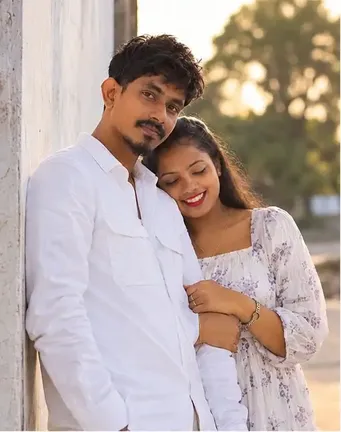
#> input picture .next/cache/images/08gd-D0L6rJ5vpLqr8Fr3rtZ8Km9ri4OZdLewtHaTvI/60.1789635613691.z5ORjSw3KZDin_mX1pbIZF4Eq0URfJ84sHq9R0c0glU.Vy8iYmJkOC0xYTBhZTQ2NmU3YyI.webp, 341 x 432 px, shrunk from 509 x 645 before the run, given in place of groom_clean_outline.png, which was not available
$ python convert_outlines_to_white.py
#> lines starting #> are read from the running program, lines starting #| are printed output that depends on the picture; pictures that were not available may be replaced by others from this repository, and a replacement may not be noted
import shutil
from PIL import Image
import numpy as np

for filename in ['groom_clean_outline.png', 'bride_clean_outline.png', 'groom_outline_clean.png', 'bride_outline_clean.png']:
    filepath = f"public/images/{filename}"
    try:
        img = Image.open(filepath).convert("RGBA")
        # Keep backup if not exists
        backup_path = f"public/images/{filename}.gold.bak"
        try:
            shutil.copyfile(filepath, backup_path)
        except Exception:
            pass

        data = np.array(img)
        # data has shape (H, W, 4): R, G, B, A
        # Set R, G, B to 255 for all pixels, keeping original alpha
        data[..., 0] = 255
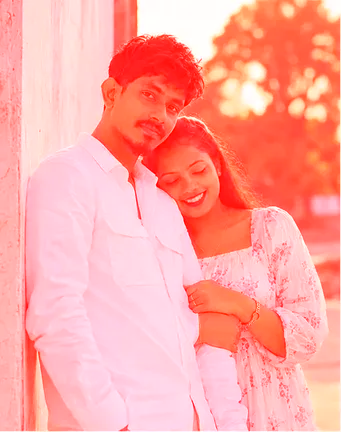
#> data: shape (432, 341, 4); mean R, G, B, A 255, 167.7, 161.5, 255
        data[..., 1] = 255
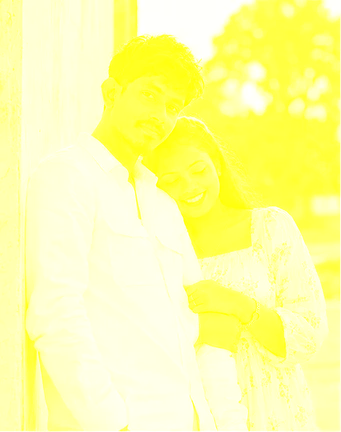
#> data: shape (432, 341, 4); mean R, G, B, A 255, 255, 161.5, 255
        data[..., 2] = 255
#> data: shape (432, 341, 4); every value is 255
        # Keep alpha unchanged

        out_img = Image.fromarray(data, mode="RGBA")
        out_img.save(filepath, format="PNG")
        print(f"Successfully converted {filename} to pure white lines.")
    except Exception as e:
        print(f"Error processing {filename}: {e}")
#> pass 2 of the loop `for filename in ['groom_clean_outline.png', 'bride_clean_outline.png',..`:
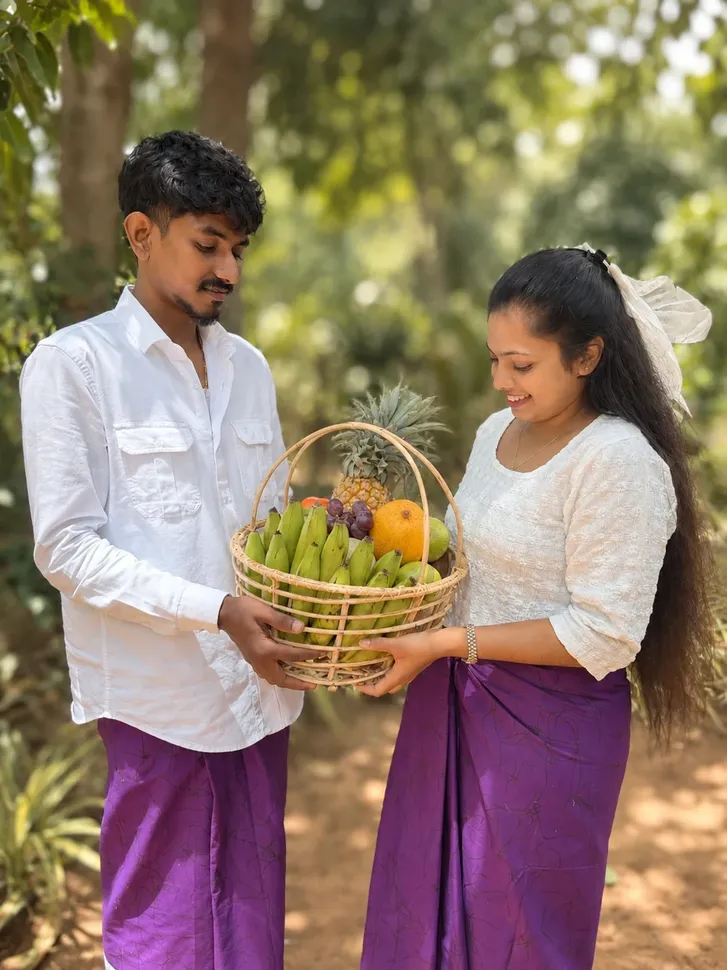
#> input picture .next/cache/images/0PJpqU28Zo_2-h4xgs-exz2aDKYbtf8L7dl5_a8ZKyE/60.1789637015135.niP7BwJstjFkO7QAizydkKcImgNo6pkLXf8njpsIK48.Vy8iMmU3YTYtMWEwYWU0NjY2NWEi.webp, 727 x 970 px, shrunk from 1086 x 1448 before the run, given in place of bride_clean_outline.png, which was not available
#> img: PIL image 727x970 RGBA
#> `data[..., 0] = 255`:
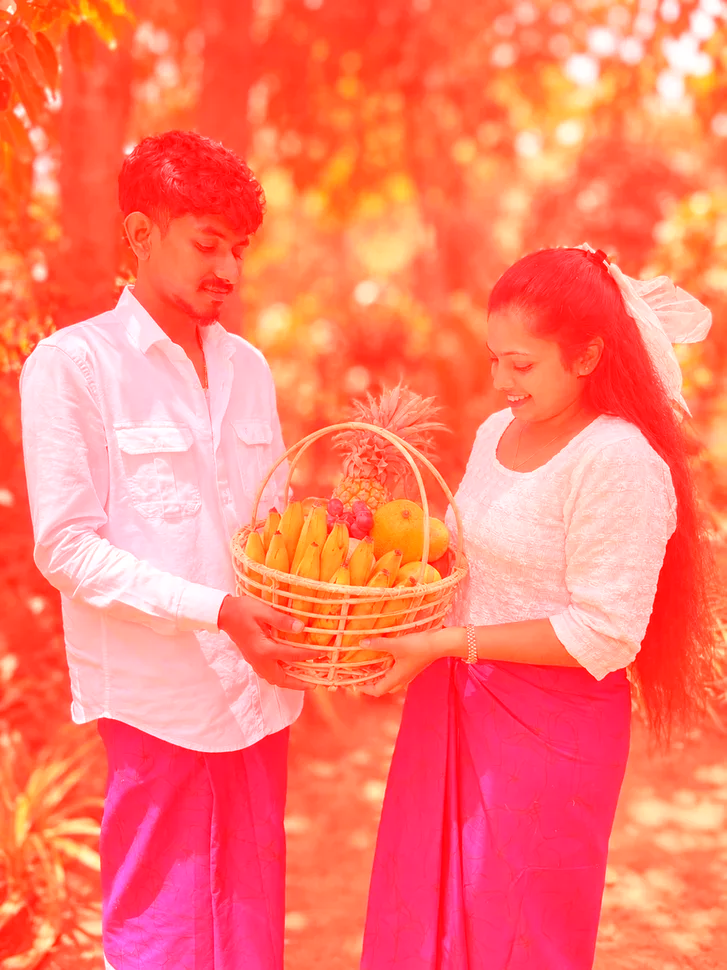
#> data: shape (970, 727, 4); mean R, G, B, A 255, 123.2, 104.2, 255
#> `data[..., 1] = 255`:
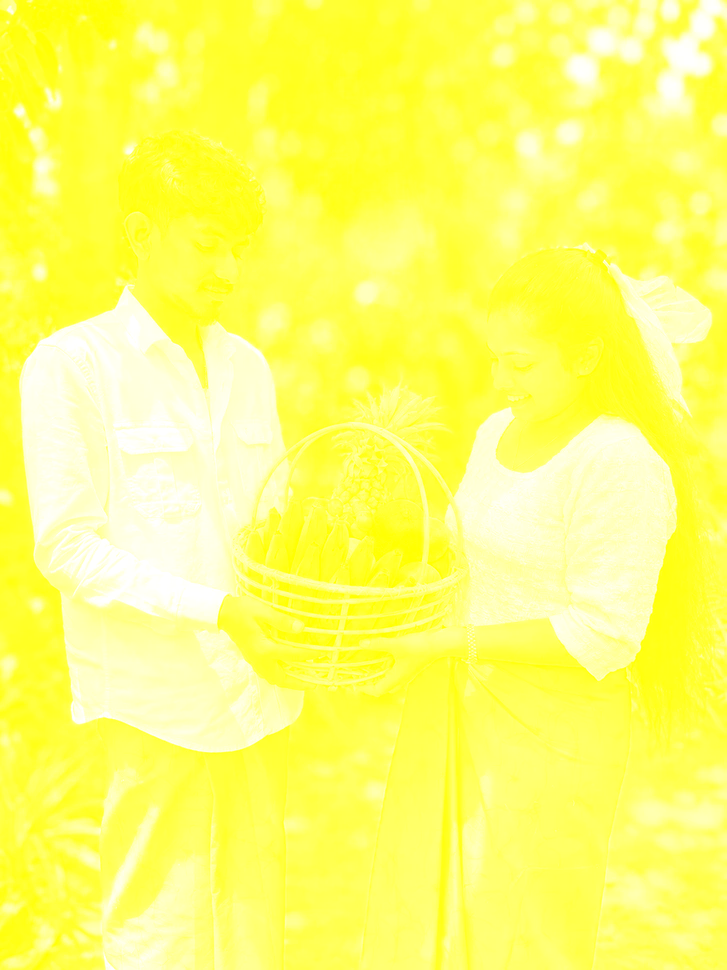
#> data: shape (970, 727, 4); mean R, G, B, A 255, 255, 104.2, 255
